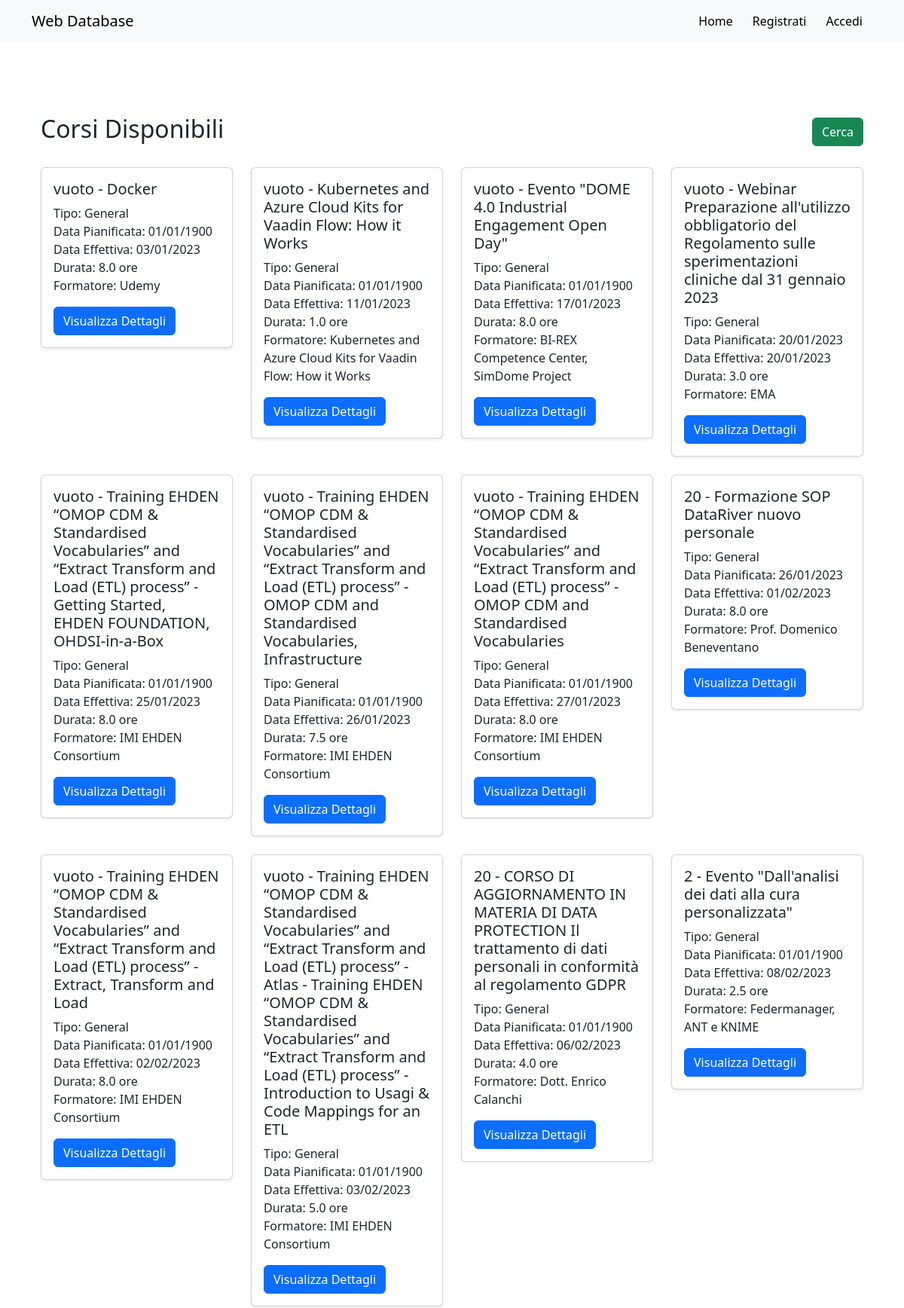
Screenshot of /trainingplans (upper part) with the database file from the repository.
### web_app/models.py (models this page shows, shortened)
class TrainingPlan(models.Model):
    file_year = models.IntegerField(null=True, blank=True)
    course_n = models.CharField(max_length=255, null=True, blank=True)
    course = models.TextField(null=True, blank=True)
    planned_date = models.DateTimeField(null=True, blank=True)
    effective_date = models.DateTimeField(null=True, blank=True)
    effective_year = models.IntegerField(null=True, blank=True)
    type = models.CharField(max_length=255, null=True, blank=True)
    start = models.CharField(max_length=255, null=True, blank=True)
    check_review = models.CharField(max_length=255, null=True, blank=True)
    end = models.CharField(max_length=255, null=True, blank=True)
    duration = models.FloatField(null=True, blank=True)
    i_e = models.CharField(max_length=255, null=True, blank=True)
    trainer = models.CharField(max_length=255, null=True, blank=True)
    cost = models.FloatField(null=True, blank=True)
    requirement = models.CharField(max_length=255, null=True, blank=True)
    class Meta:
        verbose_name = "Training Plan"
        verbose_name_plural = "Training Plans"

### web_app/views.py (the view)
# urls.py: path('trainingplans', views.TrainingPlansListView.as_view(), name='training_plans'),
class TrainingPlansListView(ListView):
    model = TrainingPlan
    template_name = "web_app/trainingplans_list.html"
    def get_queryset(self):
        return TrainingPlan.objects.order_by('-file_year')   # aggiungi course_n

### web_app/templates/web_app/trainingplans_list.html (shortened to what this page needs)
{% extends "base.html" %}
{% block content %}
<div class="container my-5">
    <div class="d-flex justify-content-between align-items-center mb-4">
        <h2 class="text-center">Corsi Disponibili</h2>
        <a href="" class="btn btn-success">Cerca</a>
    </div>
    <div class="row">
        {% for training in object_list %}
            <div class="col-lg-3 col-md-4 col-sm-6">
                <div class="card mb-4 shadow-sm">
                    <div class="card-body">
                        <h5 class="card-title">{{ training.course_n }} - {{ training.course }}</h5>
                        <p class="card-text">
                            Tipo: {{ training.type }}<br>
                            Data Pianificata: {{ training.planned_date|date:"d/m/Y" }}<br>
                            Data Effettiva: {{ training.effective_date|date:"d/m/Y" }}<br>
                            Durata: {{ training.duration }} ore<br>
                            Formatore: {{ training.trainer }}
                        </p>
                        <div class="d-flex justify-content-between">
                            <a href="{% url 'training_detail' training.id %}" class="btn btn-primary">Visualizza Dettagli</a>
                        </div>
                    </div>
                </div>
            </div>
        {% empty %}
            <div class="col-12 text-center">
                <p class="text-muted">Non ci sono corsi disponibili al momento.</p>
            </div>
        {% endfor %}
    </div>
</div>
{% endblock %}

### templates/base.html (shortened to what this page needs)
<!DOCTYPE html>
<html lang="it">
<head>
    <link href="https://cdn.jsdelivr.net/npm/bootstrap@5.3.0/dist/css/bootstrap.min.css" rel="stylesheet">
</head>
<body class="d-flex flex-column min-vh-100">
    <nav class="navbar navbar-expand-lg navbar-light bg-light">
        <div class="container">
            <a class="navbar-brand" href="{% url 'home' %}">Web Database</a>
            <div class="collapse navbar-collapse" id="navbarNav">
                <ul class="navbar-nav ms-auto">
                    <li class="nav-item">
                        <a class="btn btn-light" href="{% url 'home' %}">Home</a>
                    </li>
                    {% if user.is_authenticated %}
                        <li class="nav-item">
                            <a class="btn btn-light" href="{% url 'user_detail' user.id %}">Ciao, {{ user.first_name }}!</a>
                        </li>
                        <li class="nav-item">
                            <form method="POST" action="{% url 'logout' %}"> {% csrf_token %}
                                <button type="submit" class="btn btn-outline-warning">Logout</button>
                            </form>
                        </li>
                    {% else %}
                        <li class="nav-item">
                            <a class="btn btn-light" href="{% url 'register' %}">Registrati</a>
                        </li>
                        <li class="nav-item">
                            <a class="btn btn-light" href="{% url 'login' %}">Accedi</a>
                        </li>
                    {% endif %}
                </ul>
            </div>
        </div>
    </nav>
    <main class="container my-5 flex-grow-1">
        {% block content %}
        {% endblock %}
    </main>
</body>
</html>

### templates/base.html (style rules this page uses)
html, body { height: 100%; }

### rows the page displays
TrainingPlan: course_n "vuoto", course "Docker", type "General", planned_date "01/01/1900", effective_date "03/01/2023", duration "8.0", trainer "Udemy"
TrainingPlan: course_n "vuoto", course "Kubernetes and Azure Cloud Kits for Vaadin Flow: How it Works", type "General", planned_date "01/01/1900", effective_date "11/01/2023", duration "1.0", trainer "Kubernetes and Azure Cloud Kits for Vaadin Flow: How it Works"
TrainingPlan: course_n "vuoto", course "Evento \"DOME 4.0 Industrial Engagement Open Day\"", type "General", planned_date "01/01/1900", effective_date "17/01/2023", duration "8.0", trainer "BI-REX Competence Center, SimDome Project"
TrainingPlan: course_n "vuoto", course "Webinar Preparazione all'utilizzo obbligatorio del Regolamento sulle sperimentazioni cliniche dal 31 gennaio 2023", type "General", planned_date "20/01/2023", effective_date "20/01/2023", duration "3.0", trainer "EMA"
TrainingPlan: course_n "vuoto", course "Training EHDEN “OMOP CDM & Standardised Vocabularies” and “Extract Transform and Load (ETL) process” - Getting Started, EHDEN FOUNDATION, OHDSI-in-a-Box", type "General", planned_date "01/01/1900", effective_date "25/01/2023", duration "8.0", trainer "IMI EHDEN Consortium"
TrainingPlan: course_n "vuoto", course "Training EHDEN “OMOP CDM & Standardised Vocabularies” and “Extract Transform and Load (ETL) process” - OMOP CDM and Standardised Vocabularies, Infrastructure", type "General", planned_date "01/01/1900", effective_date "26/01/2023", duration "7.5", trainer "IMI EHDEN Consortium"
TrainingPlan: course_n "vuoto", course "Training EHDEN “OMOP CDM & Standardised Vocabularies” and “Extract Transform and Load (ETL) process” - OMOP CDM and Standardised Vocabularies", type "General", planned_date "01/01/1900", effective_date "27/01/2023", duration "8.0", trainer "IMI EHDEN Consortium"
TrainingPlan: course_n "20", course "Formazione SOP DataRiver nuovo personale", type "General", planned_date "26/01/2023", effective_date "01/02/2023", duration "8.0", trainer "Prof. Domenico Beneventano"
TrainingPlan: course_n "vuoto", course "Training EHDEN “OMOP CDM & Standardised Vocabularies” and “Extract Transform and Load (ETL) process” - Extract, Transform and Load", type "General", planned_date "01/01/1900", effective_date "02/02/2023", duration "8.0", trainer "IMI EHDEN Consortium"
TrainingPlan: course_n "vuoto", course "Training EHDEN “OMOP CDM & Standardised Vocabularies” and “Extract Transform and Load (ETL) process” - Atlas - Training EHDEN “OMOP CDM & Standardised Vocabularies” and “Extract Transform and Load (ETL) process” - Introduction to Usagi & Code Mappings for an ETL", type "General", planned_date "01/01/1900", effective_date "03/02/2023", duration "5.0", trainer "IMI EHDEN Consortium"
TrainingPlan: course_n "20", course "CORSO DI AGGIORNAMENTO IN MATERIA DI DATA PROTECTION Il trattamento di dati personali in conformità al regolamento GDPR", type "General", planned_date "01/01/1900", effective_date "06/02/2023", duration "4.0", trainer "Dott. Enrico Calanchi"
TrainingPlan: course_n "2", course "Evento \"Dall'analisi dei dati alla cura personalizzata\"", type "General", planned_date "01/01/1900", effective_date "08/02/2023", duration "2.5", trainer "Federmanager, ANT e KNIME"
